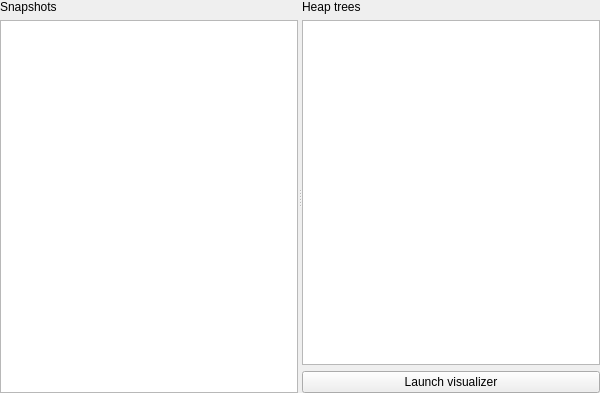
<?xml version="1.0" encoding="UTF-8"?>
<ui version="4.0">
 <class>Valgrind::MassifView</class>
 <widget class="QWidget" name="Valgrind::MassifView">
  <property name="geometry">
   <rect>
    <x>0</x>
    <y>0</y>
    <width>600</width>
    <height>393</height>
   </rect>
  </property>
  <layout class="QVBoxLayout" name="verticalLayout_2">
   <property name="leftMargin">
    <number>0</number>
   </property>
   <property name="topMargin">
    <number>0</number>
   </property>
   <property name="rightMargin">
    <number>0</number>
   </property>
   <property name="bottomMargin">
    <number>0</number>
   </property>
   <item>
    <widget class="QSplitter" name="splitter">
     <property name="orientation">
      <enum>Qt::Horizontal</enum>
     </property>
     <widget class="QWidget" name="layoutWidget">
      <layout class="QVBoxLayout" name="snapshotsLayout">
       <item>
        <widget class="QLabel" name="snapshotsLabel">
         <property name="text">
          <string>Snapshots</string>
         </property>
        </widget>
       </item>
       <item>
        <widget class="QTreeView" name="snapshotsView">
         <property name="editTriggers">
          <set>QAbstractItemView::NoEditTriggers</set>
         </property>
        </widget>
       </item>
      </layout>
     </widget>
     <widget class="QWidget" name="layoutWidget">
      <layout class="QVBoxLayout" name="verticalLayout">
       <item>
        <layout class="QVBoxLayout" name="treesLayout">
         <item>
          <widget class="QLabel" name="treesLabel">
           <property name="text">
            <string>Heap trees</string>
           </property>
          </widget>
         </item>
         <item>
          <widget class="QListView" name="treesView">
           <property name="editTriggers">
            <set>QAbstractItemView::NoEditTriggers</set>
           </property>
          </widget>
         </item>
         <item>
          <widget class="QPushButton" name="launchVisualizerButton">
           <property name="text">
            <string>Launch visualizer</string>
           </property>
          </widget>
         </item>
        </layout>
       </item>
      </layout>
     </widget>
    </widget>
   </item>
  </layout>
 </widget>
 <tabstops>
  <tabstop>snapshotsView</tabstop>
  <tabstop>treesView</tabstop>
  <tabstop>launchVisualizerButton</tabstop>
 </tabstops>
 <resources/>
 <connections/>
</ui>
